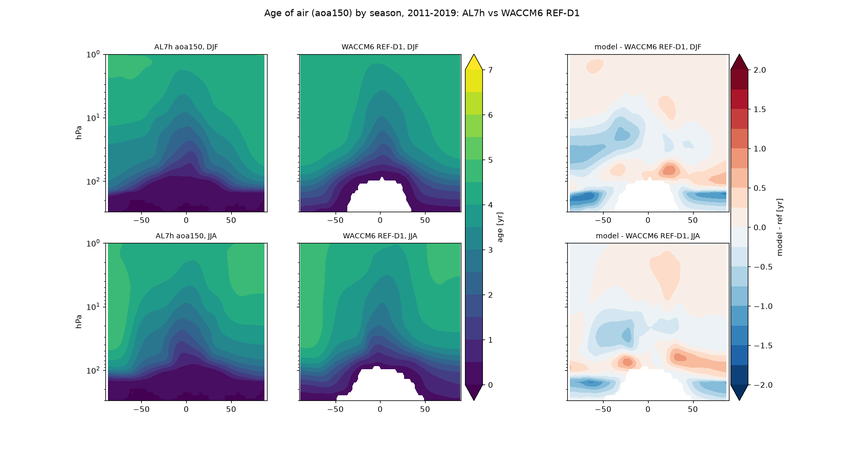
#> input picture docs/outputs/31_al7h_validation/w1119/age_seasonal_aoa150.png, 844 x 450 px, shrunk from 1650 x 880 before the run
$ python -i make_phase31_report.py   (imports and definitions only)
#> lines starting #> are read from the running program, lines starting #| are printed output that depends on the picture
#!/usr/bin/env python3
"""Build the Phase 31 AL7h validation record: summary figure, PDF and web page.

    python scripts/make_phase31_report.py

Inputs (all under docs/outputs/31_al7h_validation, written by scripts/phase31_validate.sh):
  success_1119/success_metrics.json   groups A-C, 2011-2019, age references of 2011-2019 (out of sample)
  success_0610/success_metrics.json   groups A-C, 2006-2010, age references of 2006-2010 (in sample)
  variability.json                    group D, 2011-2019 (optional: the page says "pending" without it)
  w1119/, w0610/                      diagnostics figures and *_metrics.md tables
Group D for 2006-2010 is AL7h's entry of the Phase 30 scoring (CDS ERA5 2006-2010).

Outputs:
  docs/outputs/31_al7h_validation/summary.png
  docs/outputs/jcm-strat_phase31_al7h_validation.pdf
  docs/outputs/31_al7h_validation/report/index.html (+ the figures it links, copied beside it)

Every number in the text is read from those files, so the record cannot drift from the scoring. Rerun after group D lands.
"""
import html
import json
import os
import shutil

import matplotlib

# [1 line not run here, left out]
import matplotlib.pyplot as plt  # noqa: E402
from PIL import Image as PILImage  # noqa: E402
from reportlab.lib import colors  # noqa: E402
from reportlab.lib.pagesizes import A4  # noqa: E402
from reportlab.lib.styles import ParagraphStyle, getSampleStyleSheet  # noqa: E402
from reportlab.lib.units import cm  # noqa: E402
from reportlab.platypus import Image, KeepTogether, Paragraph, SimpleDocTemplate, Spacer, Table, TableStyle  # noqa: E402

REPO = os.path.dirname(os.path.dirname(os.path.abspath(__file__)))
OUT = os.path.join(REPO, "docs", "outputs")
D = os.path.join(OUT, "31_al7h_validation")
P30_VAR = os.path.join(REPO, "docs/outputs/30_level_thinning/variability.json")
PDF = os.path.join(OUT, "jcm-strat_phase31_al7h_validation.pdf")
PAGE = os.path.join(D, "report")
RUN = "AL7h"
IN_C, OUT_C = "#eb6834", "#2a78d6"     # in sample (2006-2010) orange, out of sample (2011-2019) blue

# ---------------------------------------------------------------- what is imposed, tuned, emergent
# Imposed: nudged to ERA5. Tuned: the AL7h T_e correction was fitted to ERA5 extratropical T, 400-1 hPa, on
# 2005-04..2008-01, so the polar-cap T is tuned and the extratropical jets follow it by thermal wind.
# Emergent: nothing in the model is fitted to them.
CLASS = {"A": "emergent", "B": "emergent", "C1": "constrained", "C2": "tuned", "D": "emergent"}
CLASS_TEXT = {
    "tuned": "tuned (T_e correction fitted to ERA5 polar T)",
    "constrained": "constrained (jets follow the tuned T by thermal wind)",
    "emergent": "emergent (nothing fitted to it)",
}


# [4 lines left out: function klass, not called in this run]


def load_ac(tag):
    """Groups A-C; A2 replaced by the WACCM6 entry-age RMSE (scripts/a2_waccm_age.py), the old A2 kept as X-A2-clams."""
    f = os.path.join(D, f"success_{tag}", "success_metrics.json")
    if not os.path.exists(f):
        return None
    ms = json.load(open(f))[RUN]["metrics"]
    fa = os.path.join(D, f"success_{tag}", "a2_waccm.json")
    if not os.path.exists(fa):
        raise SystemExit(f"{fa} missing: run scripts/a2_waccm_age.py")
    a2 = json.load(open(fa))
    out = []
    for m in ms:
        if m["id"] == "A2":
            out.append(dict(group="A", id="A2", label="2-D entry-age RMSE vs WACCM6, 150 hPa clock [yr]",
                            model=a2["rmse_waccm"], ref=0.0, err=a2["err"]))
            out.append(dict(m, id="X-A2-clams", label="old A2: 2-D age RMSE vs CLaMS shifted by its 150 hPa age [yr]"))
        else:
            out.append(m)
    return out


def load_d(tag):
    f = os.path.join(D, "variability.json") if tag == "1119" else P30_VAR
    if not os.path.exists(f):
        return None
    return json.load(open(f))["runs"][RUN]["metrics"]


# Kept in the record but not in the score (Susanne 2026-11-10): winds at 10 hPa and above (jets, vortex variability,
# final warmings, all u at 10 hPa) and the number of major SSWs. Age counts only on the 150 hPa clock (A1-A4 already
# use aoa150; the surface clock against CLaMS is a plot and context rows only).
UNSCORED = {"C1-jet10_N", "C1-jet10_N-lat", "C1-jet10_S", "C1-jet10_S-lat",
            "D1-N", "D1-S", "D2-N", "D2-S", "D3", "D4-fwN", "D4-fwS",
            "D6-N", "D6-S", "D7",          # Susanne 2026-11-10: heat-flux -> polar T and age-w* relations out of the score
            "X-A2-clams"}                  # the old A2 (CLaMS shifted by its 150 hPa age), kept for context


def scored(mid):
    return mid not in UNSCORED


def gmean(ms, g):
    e = [m["err"] for m in ms if m["group"] == g and scored(m["id"])]
    return sum(e) / len(e) if e else float("nan")


def status(e):
    return "pass" if e <= 1.0 else ("near" if e <= 1.5 else "fail")


# [7 lines left out: function fnum, not called in this run]


def md_tables(path):
    """{section heading: [rows]} from a *_metrics.md file (pipe tables only)."""
    out, sec = {}, None
    for line in open(path):
        if line.startswith("## "):
            sec = line[3:].strip()
            out[sec] = []
        elif line.startswith("|") and not line.startswith("|---") and sec:
            out[sec].append([c.strip().replace("**", "") for c in line.strip().strip("|").split("|")])
    return out


# ---------------------------------------------------------------- data
AC = {"0610": load_ac("0610"), "1119": load_ac("1119")}
DD = {"0610": load_d("0610"), "1119": load_d("1119")}
ALL = {t: (AC[t] or []) + (DD[t] or []) for t in AC}
D_PENDING = DD["1119"] is None


def summary():
    s = {}
    for t in ("0610", "1119"):
        ms = AC[t] or []
        g = {k: gmean(ms, k) for k in "ABC"}
        g["comb"] = sum(g[k] for k in "ABC") / 3 if ms else float("nan")
        sc = [m for m in ms if scored(m["id"])]
        g["pass"] = f"{sum(m['err'] <= 1 for m in sc)} / {len(sc)}"
        dm = DD[t]
        g["D"] = gmean(dm, "D") if dm else None
        dsc = [m for m in dm if scored(m["id"])] if dm else []
        g["Dpass"] = f"{sum(m['err'] <= 1 for m in dsc)} / {len(dsc)}" if dm else None
        s[t] = g
    return s


S = summary()


# ---------------------------------------------------------------- summary figure
# [60 lines left out: function make_summary_png, not called in this run]


# ---------------------------------------------------------------- narrative (shared by PDF and page)
def g(t, k):
    v = S[t].get(k)
    return "pending" if v is None else (f"{v:.2f}" if isinstance(v, float) else v)


LABEL = {"A3": "age step tropics -> 50-70 deg, 55 hPa, 150 hPa clock [yr]", "A4": "transit 70 -> 10 hPa, 150 hPa clock [yr]",
         "A1": "entry age 55 hPa tropics, 150 hPa clock vs WACCM6 [yr]"}
# [3 lines not run here, left out]


# [5 lines left out: function m_of, not called in this run]


def mv(t, mid):
    m = m_of(t, mid)
    return fnum(m["model"]) if m else "-"


def rv(t, mid):
    m = m_of(t, mid)
    return fnum(m["ref"]) if m else "-"


# [1 line that did not run here, left out]
# [1 line that did not run here, left out]
# [1 line that did not run here, left out]
# [1 line that did not run here, left out]


# [5 lines left out: function temp_row, not called in this run]


def qbo_rows(tab):
    sec = [k for k in tab if k.startswith("QBO")][0]
    return {r[0]: r for r in tab[sec][1:]}


# [1 line that did not run here, left out]
# [1 line that did not run here, left out]

INTRO = (
    "AL7h is the dry jcm-strat configuration chosen in Phases 22-29: the Jucker et al. (2013) relaxation temperature with "
    "half of the AL7 correction (Phase 25), Hines gravity-wave drag launched at 634 hPa, fixed Lott-Miller orographic drag, "
    "ERA5 nudging below 400 hPa (tau 6 h) and the zonal-mean equatorial wind nudged to ERA5 between 90 and 1 hPa "
    "(|lat| < 15 deg, tapering to zero at 25 deg, tau 1 d). T63 L95, 12-minute step, one chain from 1990. "
    "This record asks whether that model reproduces stratospheric dynamics, and separates what it gets right on its own "
    "from what was put in."
)

CLASSES = [
    ["class", "what", "metrics"],
    ["imposed", "troposphere below 400 hPa (ERA5 nudging); zonal-mean equatorial wind 90-1 hPa (QBO nudging)",
     "not scored; the QBO panel is shown as a check that the nudging does its job"],
    ["tuned", "the T_e correction was fitted to ERA5 extratropical temperature 400-1 hPa over 2005-04..2008-01",
     "C2 (polar-cap T at 50 hPa)"],
    ["constrained", "extratropical jets: tied to the tuned temperature by thermal wind, but not fitted themselves",
     "C1 (jet speed and latitude, 50 and 10 hPa)"],
    ["emergent", "nothing in the model is fitted to these", "A (age of air, 150 hPa clock), B (w*, mass flux), D (variability), tropical T"],
    ["not scored", "kept in the validation and the tables, left out of every score: winds at 10 hPa and above (10 hPa jets, "
     "vortex variability D1-D2, final warmings D4-fw), the number of major SSWs (D3), the heat-flux and age-w* "
     "relations (D6, D7), age on the surface clock against CLaMS and the old CLaMS-based A2",
     "shown faded in the figure and the metric table"],
]


# [88 lines left out: functions verdict_paras, failures, score_table, sfc_age_rows, metric_table, not called in this run]


def dim_row(r):
    return r[0] in UNSCORED or r[0].startswith("X-")


# [10 lines left out: function a2_note, not called in this run]


SECTIONS = [
    ("Age of air (group A, emergent)", [
        ("w1119/age_seasonal_aoa150.png", "Scored: the 150 hPa clock (reset below 150 hPa), 2011-2019, against the "
         "WACCM6 REF-D1 entry age. Measured from 150 hPa, tropical ages match."),
        ("w1119/age_seasonal_aoa_sfc.png", "Not scored, shown for context: age on the surface clock against CLaMS v3.1 "
         "for the same months. The model is too old by 0.5-1.5 yr in a band at 100-70 hPa across the tropics and "
         "subtropics and by up to 0.5 yr elsewhere. Since the 150 hPa clock matches, this excess builds up between the "
         "surface and 150 hPa, where upwelling at 100 hPa is too weak."),
    ], "Group A counts only the 150 hPa clock. {a2} Entry age at 55 hPa is {e0} yr in 2006-2010 and {e1} yr in 2011-2019 against {er} yr (A1, pass). The age step "
       "from the tropics to 50-70 deg is {s1} yr against {sr} (A3), so the tropical pipe is leakier than CLaMS, and "
       "the transit from 70 to 10 hPa is {t1} yr against 2.3-3.2 (A4)."),
    ("Residual circulation (group B, emergent)", [
        ("w1119/tem_streamfunction.png", "TEM residual streamfunction, DJF / JJA / annual, AL7h 2011-2019 (top) against "
         "WACCM6 histSST (bottom). Cell shape, the summer-to-winter cell in the upper stratosphere and the seasonal "
         "shift of the turnaround latitude are reproduced. The lowest branch, near 100 hPa, is weaker than WACCM6."),
    ], "w* at 70, 30 and 10 hPa is within the bounds ({w70}, {w30}, {w10} mm/s against {r70}, {r30}, {r10}); 50 hPa is "
       "a bit fast ({w50} vs {r50}). At 100 hPa it is {w100} mm/s against {r100}: the shallow branch at the tropopause "
       "is the main circulation failure, in sample and out of sample alike. The mass flux at 100 hPa ({f100}, ref "
       "{rf100} x 1e9 kg/s) passes, so the deficit is in the tropical core of the upwelling rather than in the total."),
    ("Polar vortex and winds (group C, constrained)", [
        ("w1119/vortex_jets.png", "Polar-night jets, 2011-2019: u at 10 hPa, the jet maximum and its latitude with "
         "height, against ERA5 and WACCM6. Jet latitude matches ERA5 from 50 to 5 hPa in both hemispheres. Both jets "
         "are weak above 30 hPa and the subtropical easterlies at 10 hPa are too strong near 25-30 deg in winter."),
        ("w1119/wind_seasonal.png", "Zonal-mean u by season against ERA5, same months. Besides the weak polar jets, the "
         "winter subtropical jet near 200 hPa is 10-20 m/s too weak; that region is above the 400 hPa nudging and "
         "is the model's own."),
    ], "Group C counts the 50 hPa jets and the polar-cap temperature; the 10 hPa jets are shown but not scored. NH 50 hPa jet {n50} m/s against {rn50}, NH 10 hPa {n10} against {rn10}, SH 50 hPa {s50} against {rs50}, SH "
       "10 hPa {s10} against {rs10}. The latitudes are right everywhere. The polar-cap temperature at 50 hPa, the "
       "quantity the correction was fitted to, stays within 1.5 K of ERA5 out of sample (C2)."),
    ("Temperature (polar caps tuned, tropics emergent)", [
        ("w1119/temp_seasonal.png", "Zonal-mean T by season against ERA5, 2011-2019. Polar caps are on ERA5 (tuned). "
         "In the tropics the errors stack vertically: about -6 K at 200-300 hPa, about +11 K at 100 hPa, -6 K at "
         "10-20 hPa and +7 to +10 K at 1-3 hPa."),
    ], "The tropical tropopause (100 hPa) is {t100} K against ERA5 {r100} K in DJF. That warm tropopause is consistent with "
       "the weak 100 hPa w* (less adiabatic cooling), and it is the same in both periods, so it is a property of the "
       "configuration, not of the years."),
    ("QBO and SAO (imposed)", [
        ("w1119/qbo_time_height.png", "Equatorial zonal wind 5S-5N, 2011-2019: AL7h (nudged), ERA5 and free-running "
         "WACCM6. The QBO follows ERA5 because it is nudged; this panel only shows that the nudging works, including "
         "the 2016 disruption."),
    ], "QBO standard deviation at 10/20/30/50 hPa is {q} m/s against ERA5 {qr}. The SAO at 1 hPa, at the top of the "
       "nudged layer, has {sao} m/s amplitude against ERA5 {saor}."),
]


def section_text(i):
    t = SECTIONS[i][2]
    if i == 0:
        return t.format(a2=a2_note(), e0=mv("0610", "A1"), e1=mv("1119", "A1"), er=rv("1119", "A1"), s1=mv("1119", "A3"),
                        sr=rv("1119", "A3"), t1=mv("1119", "A4"))
    if i == 1:
        return t.format(**{f"w{k}": mv("1119", f"B1-{k}") for k in ("100", "70", "50", "30", "10")},
                        **{f"r{k}": rv("1119", f"B1-{k}").split(" ")[0] for k in ("100", "70", "50", "30", "10")},
                        f100=mv("1119", "B2-100"), rf100=rv("1119", "B2-100"))
    if i == 2:
        return t.format(n50=mv("1119", "C1-jet50_N"), rn50=rv("1119", "C1-jet50_N"), n10=mv("1119", "C1-jet10_N"),
                        rn10=rv("1119", "C1-jet10_N"), s50=mv("1119", "C1-jet50_S"), rs50=rv("1119", "C1-jet50_S"),
                        s10=mv("1119", "C1-jet10_S"), rs10=rv("1119", "C1-jet10_S"))
    if i == 3:
        return t.format(t100=T_DJF[3].split("/")[0].strip(), r100=T_DJF[3].split("/")[1].strip())
    if i == 4:
        return t.format(q=Q1119["model: AL7h"][1], qr=Q1119["ERA5"][1], sao=Q1119["model: AL7h"][2].split("/")[0].strip(),
                        saor=Q1119["ERA5"][2].split("/")[0].strip())
    return t


D_FIGS_1119 = ["variability_vortex.png", "variability_heatflux.png", "variability_seasonal.png", "variability_age_wstar.png"]


D_SCOPE = ("Group D counts the w* annual cycle (D4-w) and the heat-flux variability (D5). The 10 hPa vortex "
           "variability (D1, D2), the SSW count (D3), the final-warming dates (D4-fw), the heat flux -> polar-cap T "
           "relation (D6) and the age-w* relation (D7) are shown but not scored. ")


def d_text():
    return D_SCOPE + _d_text()


# [12 lines left out: function _d_text, not called in this run]


COST = [["grid", "per 12-min step", "per 6 h of model time", "per 10-day chunk", "per model year (wall clock, chain)"],
        ["L95 (AL7h)", "17.5 ms", "0.53 s", "21.0 s", "15.6 min"],
        ["strat84 (AL7hL84, mesosphere 22 -> 11 layers)", "15.8 ms", "0.48 s", "19.0 s", "13.8 min"]]

METHOD = [
    "Bounds and errors as in scripts/success_metrics.py (Susanne 2026-10-23): err = |model - ref| / bound, or "
    "|ln(model/ref)| / ln(factor) for w* and mass flux; pass err ≤ 1, near ≤ 1.5, fail above. Group means are plain "
    "means over their metrics; the combined score is the mean of A, B and C.",
    "References for the same years as the model window: CLaMS v3.1 age (ERA5-driven) and WACCM6 REF-D1 entry age "
    "(SCORE_REF_YEARS), ERA5 monthly zonal means for winds and temperature, WACCM6 histSST TEM for w* and mass flux, "
    "CDS ERA5 daily zonal means for group D.",
    "Periods: the correction was fitted on 2005-04..2008-01, so 2006-2010 overlaps it (in sample) and 2011-2019 does "
    "not (out of sample). Both periods are the same continuous chain p25_AL7h, started in 1990.",
    "Run cost measured on one H100, median over the 2015 (L95) and 2008 (strat84) segments.",
]


# ---------------------------------------------------------------- PDF
# [67 lines left out: function build_pdf, not called in this run]


# ---------------------------------------------------------------- page
CSS = """
<style>
/* Layout: one reading column, figures break out to a wider measure; a verdict band and a class key up top. */
:root{--bg:#f7f8f9;--surface:#ffffff;--ink:#14181d;--ink-2:#4a525c;--rule:#d9dee4;--accent:#1f5f9e;
--in:#eb6834;--out:#2a78d6;--pass:#2f7d3a;--near:#a86b00;--fail:#b3372b;--pass-bg:#e6f2e6;--near-bg:#fbf1dc;--fail-bg:#f8e4e1;
--f-display:"IBM Plex Sans Condensed","Arial Narrow",system-ui,sans-serif;--f-body:"IBM Plex Sans",system-ui,-apple-system,sans-serif;
--f-mono:"IBM Plex Mono",ui-monospace,Menlo,monospace}
@media (prefers-color-scheme:dark){:root:not([data-theme="light"]){--bg:#121518;--surface:#1a1e23;--ink:#e8ebee;--ink-2:#a9b1ba;
--rule:#2e343b;--accent:#7fb2e5;--in:#f08a5d;--out:#5c9ce6;--pass:#7cc487;--near:#e0b04a;--fail:#ee8476;--pass-bg:#1d2b1f;
--near-bg:#2e2716;--fail-bg:#33201d;color-scheme:dark}}
:root[data-theme="dark"]{--bg:#121518;--surface:#1a1e23;--ink:#e8ebee;--ink-2:#a9b1ba;--rule:#2e343b;--accent:#7fb2e5;--in:#f08a5d;
--out:#5c9ce6;--pass:#7cc487;--near:#e0b04a;--fail:#ee8476;--pass-bg:#1d2b1f;--near-bg:#2e2716;--fail-bg:#33201d;color-scheme:dark}
body{background:var(--bg);color:var(--ink);font:15px/1.6 var(--f-body)}
.wrap{max-width:1040px;margin:0 auto;padding-block:32px 64px;padding-left:max(16px,env(safe-area-inset-left,0px));padding-right:max(16px,env(safe-area-inset-right,0px))}
.col{max-width:68ch}
h1,h2{font-family:var(--f-display);text-wrap:balance;line-height:1.15}
h1{font-size:2.1rem;margin:0 0 6px;font-weight:600}
h2{font-size:1.35rem;margin:44px 0 8px;font-weight:600;border-top:1px solid var(--rule);padding-top:18px}
.eyebrow{font:500 .75rem/1 var(--f-mono);letter-spacing:.08em;text-transform:uppercase;color:var(--ink-2)}
.lede{color:var(--ink-2);font-size:1.05rem;margin:0 0 18px}
p{margin:0 0 12px}
.kpis{display:grid;grid-template-columns:repeat(auto-fit,minmax(200px,1fr));gap:12px;margin:18px 0 8px}
.kpi{background:var(--surface);border:1px solid var(--rule);border-radius:6px;padding:12px 14px;min-width:0}
.kpi .k{font:500 .72rem/1.2 var(--f-mono);letter-spacing:.06em;text-transform:uppercase;color:var(--ink-2)}
.kpi .v{font:600 1.7rem/1.2 var(--f-display);font-variant-numeric:tabular-nums;margin-top:4px}
.kpi .s{font-size:.82rem;color:var(--ink-2)}
.tw{overflow-x:auto;margin:10px 0 18px}
table{border-collapse:collapse;font-size:.85rem;font-variant-numeric:tabular-nums;min-width:100%}
th,td{text-align:left;padding:6px 10px;border-bottom:1px solid var(--rule);vertical-align:top}
th{font:600 .74rem/1.3 var(--f-mono);letter-spacing:.04em;text-transform:uppercase;color:var(--ink-2)}
td.n{font-family:var(--f-mono);white-space:nowrap}
.chip{display:inline-block;font:600 .7rem/1 var(--f-mono);padding:3px 6px;border-radius:3px;letter-spacing:.03em}
.pass{color:var(--pass);background:var(--pass-bg)}.near{color:var(--near);background:var(--near-bg)}.fail{color:var(--fail);background:var(--fail-bg)}
tr.dim td{color:var(--ink-2)}tr.dim .chip{opacity:.4}.chip.no-bound{color:var(--ink-2);border:1px solid var(--rule)}
.cls{font:500 .72rem/1 var(--f-mono);color:var(--ink-2)}
figure{margin:16px 0 22px}
figure img{display:block;width:100%;height:auto;background:#fff;border:1px solid var(--rule);border-radius:4px}
figcaption{font-size:.85rem;color:var(--ink-2);margin-top:6px;max-width:80ch}
.pending{border:1px dashed var(--rule);border-radius:6px;padding:12px 14px;background:var(--surface)}
.foot{color:var(--ink-2);font-size:.82rem;margin-top:40px}
a{color:var(--accent)}
</style>
<link rel="preconnect" href="https://fonts.googleapis.com">
<link rel="stylesheet" href="https://fonts.googleapis.com/css2?family=IBM+Plex+Mono:wght@500;600&family=IBM+Plex+Sans+Condensed:wght@600&family=IBM+Plex+Sans:wght@400;600&display=swap">
"""


def strip_tags(s):
    return s.replace("<b>", "<strong>").replace("</b>", "</strong>")


# [75 lines left out: functions htable, build_page, not called in this run]


# [8 lines not run here, left out]

>>> import cv2
>>> picture = cv2.imread('../docs/outputs/31_al7h_validation/w1119/age_seasonal_aoa150.png', cv2.IMREAD_GRAYSCALE)
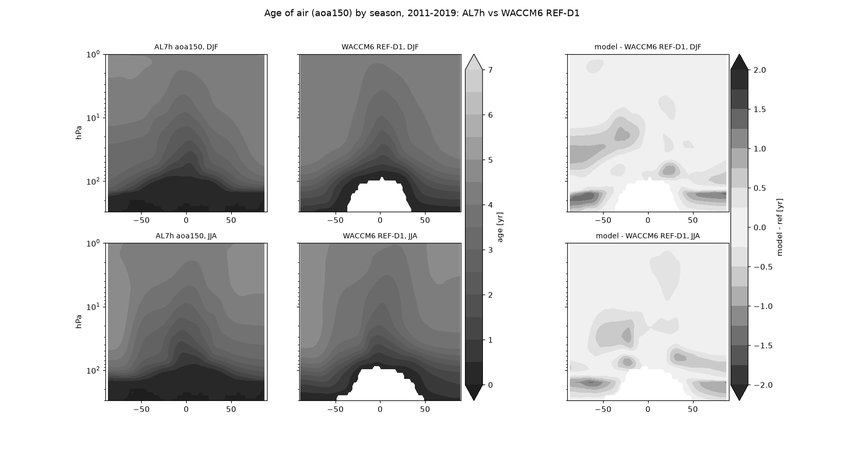
#> picture: shape (450, 844); min 0, max 255, mean 206.1
#> (the run stopped early here; a loop or call above may not have finished)
